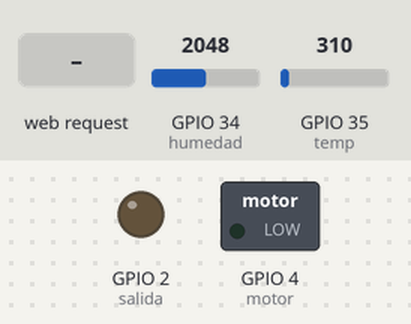
The sketch below on a simulated ESP32. Parts: switched loads named in the sketch (green lamp = pin HIGH), output pins drawn as LEDs (lit = HIGH). Inputs (shaded band) come from the test bench; at power-on: GPIO 34 (humedad) = 2048, GPIO 35 (temp) = 310. WiFi joins after 1.5 s; servers stay silent unless stated; what the sketch prints to the serial monitor is not drawn.

Above: at 2.7 s.
2.8 s: HTTP request GET /off received
At 3.5 s:
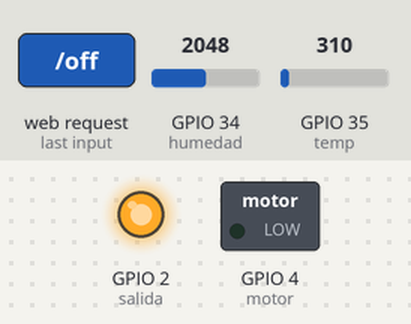
4.5 s: HTTP request GET /on received
At 4.8 s:
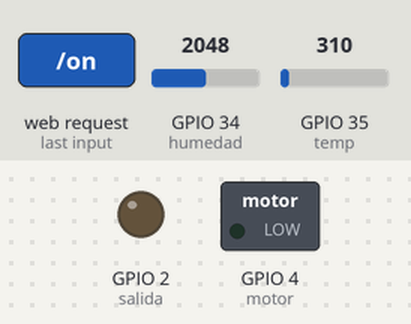
Timing chart, 0 to 7.5 s (numbered marks = the images above; inputs shaded):
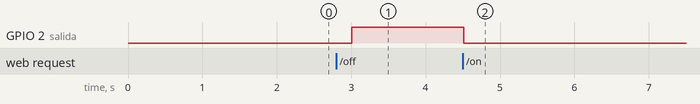

The sketch:

SERVER2.ino
```cpp
#include <WiFi.h>

//------------------Servidor Web en puerto 80---------------------
WiFiServer server(80);

//---------------------Credenciales de WiFi-----------------------
const char* ssid     = "Tu wifi";
const char* password = "Tu contraseña";
int dom;

//---------------------VARIABLES GLOBALES-------------------------
int contconexion = 0;

String header;  // Variable para guardar el HTTP request

String estadoSalida = "off";
const int motor = 4;
const int salida = 2;

// Sensores de temperatura y humedad
int temp = 35;   // Pin del sensor de temperatura
int humedad = 34; // Pin del sensor de humedad

int readtemp;       // Lectura del sensor de temperatura
int readhum;        // Lectura del sensor de humedad
float voltage;      // Voltaje del sensor de temperatura
float temperature;  // Temperatura calculada
float humidity;     // Humedad calculada (inversa)

//------------------------CODIGO HTML------------------------------
String pagina = "<!DOCTYPE html>"
                "<html>"
                "<head>"
                "<meta charset='utf-8' />"
                "<meta http-equiv='refresh' content='5'>"  // Recargar la página cada 5 segundos
                "<title>Web Server</title>"
                "</head>"
                "<body>"
                "<center>"
                "<h1>Web Server</h1>"
                "<p><a href='/on'><button style='height:50px;width:100px'>ON</button></a></p>"
                "<p><a href='/off'><button style='height:50px;width:100px'>OFF</button></a></p>"
                "<h2>Data of the sensors</h2>"
                "<p>Temperature: %TEMP% °C</p>"
                "<p>Humidity: %HUM% %</p>"
                "</center>"
                "</body>"
                "</html>";

//---------------------------SETUP--------------------------------
void setup() {
  Serial.begin(115200);
  Serial.println("");

  pinMode(salida, OUTPUT);
  digitalWrite(salida, LOW);

  pinMode(motor, OUTPUT);
  digitalWrite(motor, LOW);

  // Configurar los pines de los sensores
  pinMode(temp, INPUT);
  pinMode(humedad, INPUT);

  // Conexión WIFI
  WiFi.begin(ssid, password);
  // Cuenta hasta 50 si no se puede conectar lo cancela
  while (WiFi.status() != WL_CONNECTED and contconexion < 50) {
    ++contconexion;
    delay(500);
    Serial.print(".");
  }
  if (contconexion < 50) {
    //para usar con ip fija
    IPAddress ip(192, 168, 0, 13);
    IPAddress gateway(192, 168, 1, 1);
    IPAddress subnet(255, 255, 255, 0);
    WiFi.config(ip, gateway, subnet);

    Serial.println("");
    Serial.println("WiFi conectado");
    Serial.println(WiFi.localIP());
    server.begin();  // Iniciamos el servidor
  } else {
    Serial.println("");
    Serial.println("Error de conexión");
  }
}

//----------------------------LOOP----------------------------------
void loop() {
  WiFiClient client = server.available();   // Escucha a los clientes entrantes

  if (client) {                             // Si se conecta un nuevo cliente
    Serial.println("New Client.");          //
    String currentLine = "";                //
    while (client.connected()) {            // loop mientras el cliente está conectado
      if (client.available()) {             // si hay bytes para leer desde el cliente
        char c = client.read();             // lee un byte
        Serial.write(c);                    // imprime ese byte en el monitor serial
        header += c;
        if (c == '\n') {                    // si el byte es un caracter de salto de línea
          // si la nueva línea está en blanco significa que es el fin del
          // HTTP request del cliente, entonces respondemos:
          if (currentLine.length() == 0) {
            client.println("HTTP/1.1 200 OK");
            client.println("Content-type:text/html");
            client.println("Connection: close");
            client.println();

            // Enciende y apaga el GPIO
            if (header.indexOf("GET /on") >= 0) {
              Serial.println("GPIO on");
              estadoSalida = "on";
              digitalWrite(salida, LOW);
            } else if (header.indexOf("GET /off") >= 0) {
              Serial.println("GPIO off");
              estadoSalida = "off";
              digitalWrite(salida, HIGH);
            }

            // Leer los sensores
            readSensorData();
            if (estadoSalida == "on") {
              readH();
              dom = 1;
            }
            else {
              dom = 0;
            }

            // Actualizar la página web con los datos de los sensores
            String response = pagina;
            response.replace("%TEMP%", String(temperature, 1));  // Reemplaza el marcador de temperatura
            response.replace("%HUM%", String(humidity));       // Reemplaza el marcador de humedad

            // Mostrar la página web con los datos actualizados
            client.println(response);

            // La respuesta HTTP termina con una línea en blanco
            client.println();
            break;
          } else {  // si tenemos una nueva línea limpiamos currentLine
            currentLine = "";
          }
        } else if (c != '\r') {  // si C es distinto al caracter de retorno de carro
          currentLine += c;      // lo agrega al final de currentLine
        }
      }
    }
    // Limpiamos la variable header
    header = "";
    // Cerramos la conexión
    client.stop();
    Serial.println("Client disconnected.");
    Serial.println("");
  }
  if (dom == 1) {
    readH();
  }
  delay(500);
}

//-------------------------FUNCIONES DE LECTURA DE SENSORES-------------------
void readSensorData() {
  // Lectura del sensor de temperatura (LM35)
  readtemp = analogRead(temp);  // Leer el valor analógico
  voltage = (readtemp / 4095.0) * 5;  // Convertir el valor a voltaje
  temperature = voltage * 100;  // Convertir el voltaje a temperatura (LM35 genera 10mV/°C)

  // Lectura del sensor de humedad
  readhum = analogRead(humedad);  // Leer el valor analógico

  // Normalizamos el valor de humedad (invertido)
  humidity = 100 - ((readhum / 4095.0) * 100);  // Invertimos el valor de humedad

  // Mostrar los valores en el monitor serial
  Serial.print("Temperatura: ");
  Serial.print(temperature, 1);
  Serial.print(" °C, Humedad: ");
  Serial.print(humidity);
  Serial.println(" %");
}
void readH() {
  readhum = analogRead(humedad);  // Lee el valor analógico del sensor.
  int humedadPorcentaje = map(readhum, 0, 4095, 100, 0);
  if (humedadPorcentaje == 0) {
    digitalWrite(motor, 1);
    delay(600);
    digitalWrite(motor, 0);
  }
}
```

Measured:
- after the input at 2.8 s, GPIO 2 (salida): LOW → HIGH after 0.21 s
- after the input at 4.5 s, GPIO 2 (salida): HIGH → LOW at once
